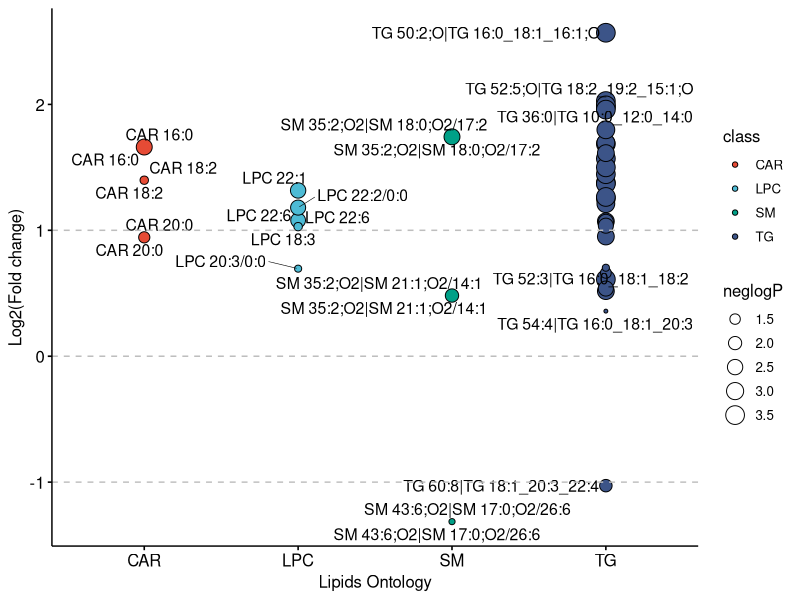
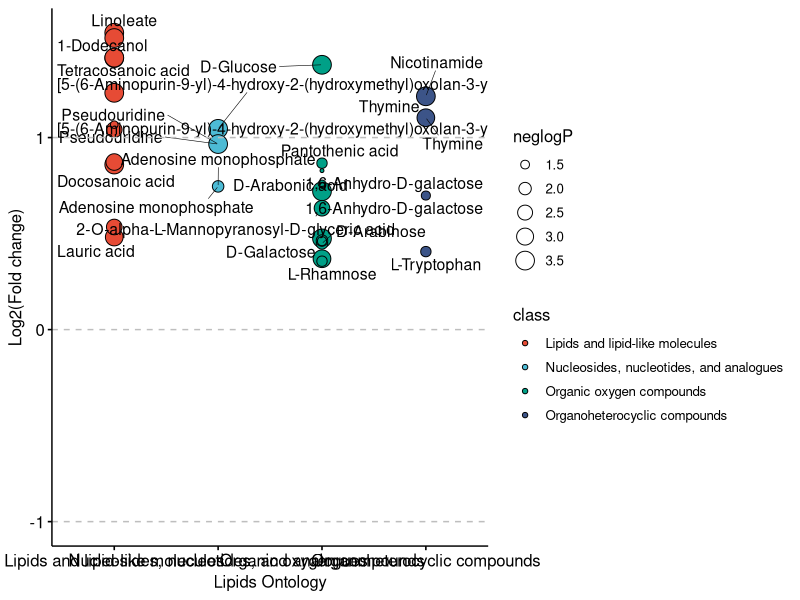
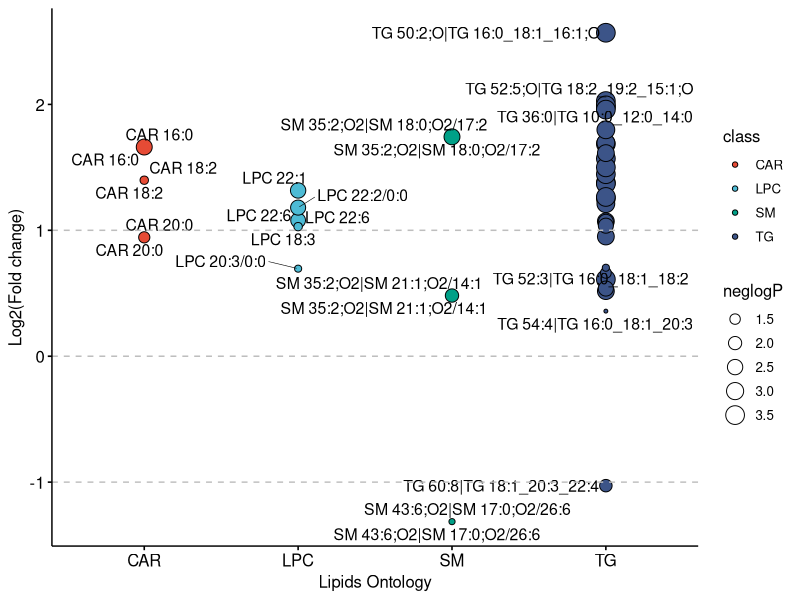
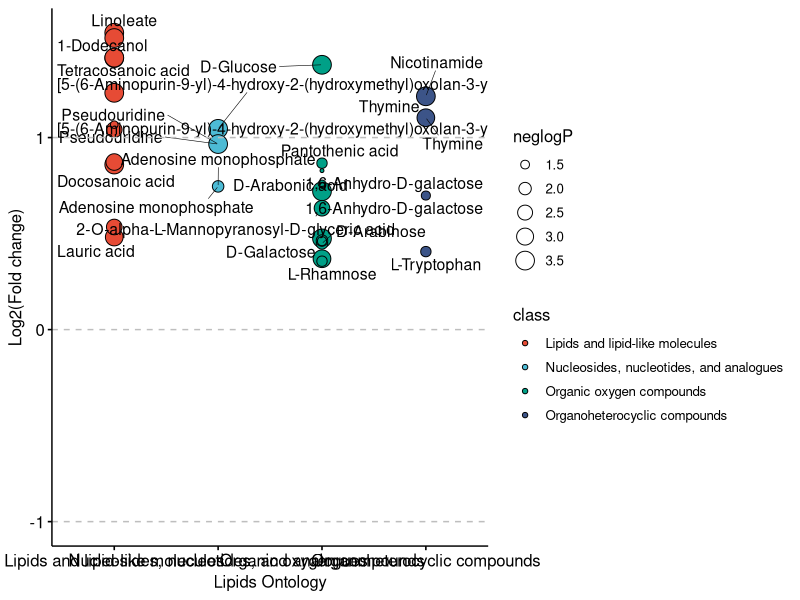

Reproduce these figures in R, in order.
library(readr)
library(ggpubr)
library(dplyr)
library(pheatmap)
lipid <- read_csv("metabolites.csv")


lipid$class %>% as.factor() %>% levels()

lipids = c("TG", "SM",
           "LPC","CAR")


lipid %>% 
  filter(class == lipids) %>%
  mutate(logFC = FC %>% log2()) %>%
  mutate(logP = utest_p %>% log10()) %>%
  mutate(neglogP = logP*-1) %>%
  ggscatter(.,
            x = "class",
            y = "logFC",
            shape = 21,
            fill = "class",
            size = "neglogP",
            palette = "npg",
            label = "name",
            label.select = list(top.up = 3, top.down = 3),
            repel = T) +
  # coord_flip() +
  theme (legend.position = "right") +
  geom_hline(yintercept = c(-1,0,1), linetype = "dashed",
             color = "grey") +
  labs(x = "Lipids Ontology",
       y = "Log2(Fold change)")

ggsave("scatter lipids.pdf", width = 10, height = 6)






metabolites = c("Organoheterocyclic compounds",
                "Organic oxygen compounds",
                "Lipids and lipid-like molecules",
                "Nucleosides, nucleotides, and analogues")

lipid %>% 
  filter(class == metabolites) %>%
  mutate(logFC = FC %>% log2()) %>%
  mutate(logP = utest_p %>% log10()) %>%
  mutate(neglogP = logP*-1) %>%
  ggscatter(.,
            x = "class",
            y = "logFC",
            shape = 21,
            fill = "class",
            size = "neglogP",
            palette = "npg",
            label = "name",
            label.select = list(top.up = 3, top.down = 3),
            repel = T) +
  # coord_flip() +
  theme (legend.position = "right") +
  geom_hline(yintercept = c(-1,0,1), linetype = "dashed",
             color = "grey") +
  labs(x = "Lipids Ontology",
       y = "Log2(Fold change)")

ggsave("scatter metabolites.pdf", width = 10, height = 6)
